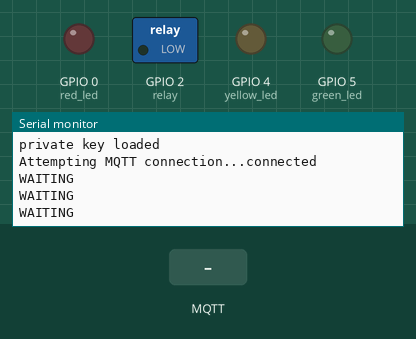
Bench run of a sketch on a simulated ESP8266 (NodeMCU). On the bench: switched loads named in the sketch (green lamp = pin HIGH), output pins drawn as LEDs (lit = HIGH), the last lines printed to the serial monitor. Inputs (shaded band) come from the test bench. WiFi joins after 1.5 s; servers stay silent unless stated; storage starts empty; no MQTT or app messages arrive unless stated.

Above: at 4.7 s.
4.8 s: MQTT message "WAITING" arrives on the first subscribed topic
At 5.35 s:
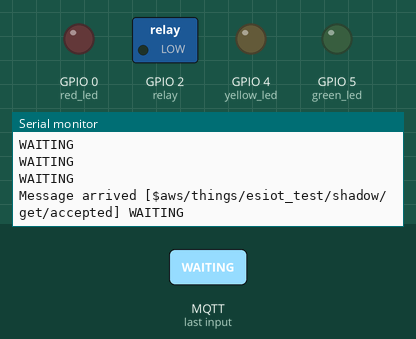
6.6 s: MQTT message "PROCESSING" arrives on the first subscribed topic
At 6.96 s:
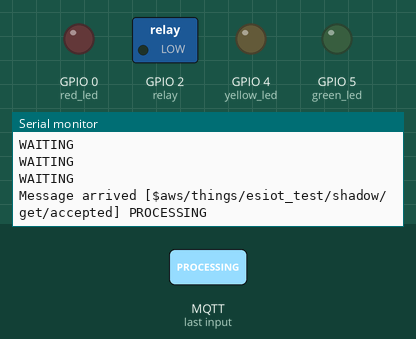
8.3 s: MQTT message "ACCEPTED" arrives on the first subscribed topic
At 8.57 s:
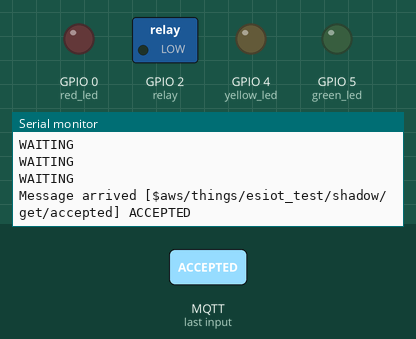

Measured:
- after the input at 4.8 s, the serial monitor: prints a new line after 0.40 s (image 1)
- after the input at 6.6 s, the serial monitor: prints a new line after 0.20 s (image 2)
- after the input at 8.3 s, the serial monitor: prints a new line after 0.11 s (image 3)

The sketch:

smart_recycling.ino
```cpp
#include <ESP8266WiFi.h>
#include <WiFiClientSecure.h>
#include <PubSubClient.h>
#include <ArduinoJson.h>
#include <FS.h>
#include <string.h>
//#include <ArduCAM.h>
// #include <SPI.h>
// #include "memorysaver.h"
// #include <Wire.h>

// //This demo can only work on OV2640_MINI_2MP or ARDUCAM_SHIELD_V2 platform.
// #if !(defined (OV2640_MINI_2MP)||(defined (ARDUCAM_SHIELD_V2) && defined (OV2640_CAM)))
// #error Please select the hardware platform and camera module in the ../libraries/ArduCAM/memorysaver.h file
// #endif

// // set GPIO16 as the slave select :
// const int CS = 14;

// String errMsg = "";

// ArduCAM myCAM(OV2640, CS);

// int fileTotalKB = 0;
// int fileUsedKB = 0; int fileCount = 0;
// String errMsg = "";
// int imgMode = 1; // 0: stream  1: capture
// int resolution = 3;
// // resolutions:
// // 0 = 160x120
// // 1 = 176x144
// // 2 = 320x240
// // 3 = 352x288
// // 4 = 640x480
// // 5 = 800x600
// // 6 = 1024x768
// // 7 = 1280x1024
// // 8 = 1600x1200

const char* ssid = "TISCALI-016D20";
const char* password = "GPON00016D202";
const char* mqtt_broker = "a3niqqc065ygmt.iot.eu-west-1.amazonaws.com";

const char* cert_path = "/cert.der";
const char* key_path = "/private.der";
const char* cert_ca = "VeriSign-Class 3-Public-Primary-Certification-Authority-G5.pem";

String GARBAGE_TYPE = "Paper"; //Can be Paper, Plastic, Glass, Organic or Inorganic
const int project_mode = 1; //0 -> Camera, 1 -> Bot

int shadow_status = 0;
const size_t buffer_size = 5*JSON_OBJECT_SIZE(1) + 4*JSON_OBJECT_SIZE(2) + JSON_OBJECT_SIZE(4) + 240;

WiFiClientSecure espClient;
PubSubClient client(espClient);

int red_led = 0;
int yellow_led = 4;
int green_led = 5;
int button = 16;
int relay = 2;

int button_state = 0;
int blinking = 0;
int waiting = 0;

int response = 0;

void setup() {
  Serial.begin(115200);
  pinMode(red_led, OUTPUT);
  pinMode(yellow_led, OUTPUT);
  pinMode(green_led, OUTPUT);
  pinMode(button, INPUT);
  pinMode(relay, OUTPUT);

  digitalWrite(red_led, LOW);
  digitalWrite(yellow_led, LOW);
  digitalWrite(green_led, LOW);
  digitalWrite(relay, LOW);

  setup_wifi();
  client.setServer(mqtt_broker, 8883);
  client.setCallback(callback);

  bool ok = SPIFFS.begin();
  if (ok) {
    File cert = SPIFFS.open(cert_path, "r");

    if (!cert) Serial.println("Failed to open cert file");
    else Serial.println("Success to open cert file");

    delay(1000);

    if (espClient.loadCertificate(cert)) Serial.println("cert loaded");
    else Serial.println("cert not loaded");

    File private_key = SPIFFS.open(key_path, "r"); //replace private eith your uploaded file name

    if (!private_key) Serial.println("Failed to open private cert file");
    else Serial.println("Success to open private cert file");

    delay(1000);

    if (espClient.loadPrivateKey(private_key)) Serial.println("private key loaded");
    else Serial.println("private key not loaded");

  //   // check for properties file
  //   File f = SPIFFS.open(fName, "r");

  //   if (!f) {
  //     // no file exists so lets format and create a properties file
  //     Serial.println("Please wait 30 secs for SPIFFS to be formatted");

  //     SPIFFS.format();

  //     Serial.println("Spiffs formatted");

  //     f = SPIFFS.open(fName, "w");
  //     if (!f) {
  //     Serial.println("properties file open failed");
  //     }
  //     else
  //     {
  //     // write the defaults to the properties file
  //     Serial.println("====== Writing to properties file =========");

  //     f.println(resolution);

  //     f.close();
  //     }

  //   }
  //   else
  //   {
  //     // if the properties file exists on startup,  read it and set the defaults
  //     Serial.println("Properties file exists. Reading.");

  //     while (f.available()) {

  //     // read line by line from the file
  //     String str = f.readStringUntil('\n');

  //     Serial.println(str);

  //     resolution = str.toInt();

  //     }

  //     f.close();
  //   }


  //   uint8_t vid, pid;
  //   uint8_t temp;

  //   #if defined(__SAM3X8E__)
  //     Wire1.begin();
  //   #else
  //     Wire.begin();
  //   #endif
  }

  // // set the CS as an output:
	// pinMode(CS, OUTPUT);

  // // initialize SPI:
	// SPI.begin();
	// SPI.setFrequency(4000000); //4MHz

	// //Check if the ArduCAM SPI bus is OK
	// myCAM.write_reg(ARDUCHIP_TEST1, 0x55);
	// temp = myCAM.read_reg(ARDUCHIP_TEST1);
	// if (temp != 0x55) {
	// 	Serial.println("SPI1 interface Error!");
	// }

	// //Check if the camera module type is OV2640
	// myCAM.wrSensorReg8_8(0xff, 0x01);
	// myCAM.rdSensorReg8_8(OV2640_CHIPID_HIGH, &vid);
	// myCAM.rdSensorReg8_8(OV2640_CHIPID_LOW, &pid);
	// if ((vid != 0x26 ) && (( pid != 0x41 ) || ( pid != 0x42 )))
	// 	Serial.println("Can't find OV2640 module! pid: " + String(pid));
	// else
	// 	Serial.println("OV2640 detected.");


	// //Change to JPEG capture mode and initialize the OV2640 module
	// myCAM.set_format(JPEG);
	// myCAM.InitCAM();

	// setCamResolution(resolution);

	// myCAM.clear_fifo_flag();

  // Dir dir = SPIFFS.openDir("/pics");
	// while (dir.next()) {
	// 	fileCount++;
	// }

	// FSInfo fs_info;
	// SPIFFS.info(fs_info);

	// fileTotalKB = (int)fs_info.totalBytes;
	// fileUsedKB = (int)fs_info.usedBytes;
}

void setup_wifi(){
  delay(10);
  Serial.println("\nConnecting to ");
  Serial.print(ssid);
  WiFi.begin(ssid, password);

  while(WiFi.status() != WL_CONNECTED){
    delay(500);
    Serial.print(".");
  }

  Serial.println("\nWiFi connected");
  Serial.println("IP address: ");
  Serial.print(WiFi.localIP());
  Serial.println();
}

void callback(char* topic, byte* payload, unsigned int length){
  Serial.print("Message arrived [");
  Serial.print(topic);
  Serial.print("] ");

  char payload_string[length];

  for (int i=0; i<length; i++){
    payload_string[i] = (char)payload[i];
    Serial.print((char)payload[i]);
  }
  Serial.println();

  if (project_mode == 0){
    blinking = 0;

    switch((char)payload[0]){
      case '+':
        response = 1;
        digitalWrite(green_led, HIGH);
        client.publish("$aws/things/esiot_test/shadow/update", "{\"state\": {\"reported\": {\"action\": \"ACCEPTED\"}}}");
        break;
      case '-':
        response = -1;
        digitalWrite(red_led, HIGH);
        client.publish("$aws/things/esiot_test/shadow/update", "{\"state\": {\"reported\": {\"action\": \"REJECTED\"}}}");
        break;
      default:
        response = 0;
        blinking = 1;
    }
  }
  else{
    DynamicJsonBuffer jsonBuffer(buffer_size);
    JsonObject& root = jsonBuffer.parseObject(payload_string);
    const char* action = root["state"]["reported"]["action"];

    if(strcmp(action, "WAITING")==0){
      shadow_status = 0;
    }
    else if(strcmp(action, "PROCESSING")==0){
      shadow_status = 1;
    }
    else if(strcmp(action, "ACCEPTED")==0){
      shadow_status = 2;
    }
    else if(strcmp(action, "REJECTED")==0){
      shadow_status = 3;
    }
    else{
      shadow_status = 0;
    }

  }
}

void reconnect(){
  while(!client.connected()){
    Serial.print("Attempting MQTT connection...");

    if(client.connect("ESP8266Client")){
      Serial.println("connected");
    }
    else{
      Serial.print("failed, rc=");
      Serial.print(client.state());
      Serial.println(" try again in 5 seconds");
      delay(5000);
    }
  }
}


// /////////////////////////////////////////////////
// //   Updates Properties file with resolution  ///
// /////////////////////////////////////////////////
// void updateDataFile()
// {

// 	File f = SPIFFS.open(fName, "w");
// 	if (!f) {
// 		Serial.println("prop file open failed");
// 	}
// 	else
// 	{
// 		Serial.println("====== Writing to prop file =========");

// 		f.println(resolution);
// 		Serial.println("Data file updated");
// 		f.close();
// 	}

// }

// ///////////////////////////////////////////
// //    Saves captured image to memory     //
// ///////////////////////////////////////////
// void myCAMSaveToSPIFFS() {

//   // as file space is used, capturing images will get slower. At a certain point, the images will become distored
//   // or they will not save at all due to lack of space. To avoid this we set a limit and allow some free space to remain
// 	if ((fileTotalKB - fileUsedKB) < fileSpaceOffset)
// 	{
// 		String maxStr = "====== Maximum Data Storage Reached =========";
// 		Serial.println(maxStr);
// 		errMsg = maxStr;
// 		return;
// 	}

// 	String str;
// 	byte buf[256];
// 	static int i = 0;

// 	static int n = 0;
// 	uint8_t temp, temp_last;

// 	//  File file;
// 	//Flush the FIFO
// 	myCAM.flush_fifo();
// 	//Clear the capture done flag
// 	myCAM.clear_fifo_flag();
// 	//Start capture
// 	myCAM.start_capture();

// 	while (!myCAM.get_bit(ARDUCHIP_TRIG , CAP_DONE_MASK));
// 	Serial.println("File Capture Done!");

// 	fileCount++;

// 	str = "/pics/" + String(fileCount)  + ".jpg";

// 	File f = SPIFFS.open(str, "w");
// 	if (!f) {
// 		Serial.println("prop file open failed");
// 	}
// 	else
// 	{
// 		Serial.println(str);
// 	}


// 	i = 0;
// 	myCAM.CS_LOW();
// 	myCAM.set_fifo_burst();
// 	#if !(defined (ARDUCAM_SHIELD_V2) && defined (OV2640_CAM))
// 		SPI.transfer(0xFF);
// 	#endif
// 	//Read JPEG data from FIFO
// 	while ( (temp != 0xD9) | (temp_last != 0xFF)) {
// 		temp_last = temp;
// 		temp = SPI.transfer(0x00);

// 		//Write image data to buffer if not full
// 		if ( i < 256)
// 		buf[i++] = temp;
// 		else {
// 		//Write 256 bytes image data to file
// 		myCAM.CS_HIGH();
// 		f.write(buf , 256);
// 		i = 0;
// 		buf[i++] = temp;
// 		myCAM.CS_LOW();
// 		myCAM.set_fifo_burst();
// 		}
// 		//delay(0);
// 	}

// 	//Write the remain bytes in the buffer
// 	if (i > 0) {
// 		myCAM.CS_HIGH();
// 		f.write(buf, i);
// 	}
// 	//Close the file
// 	f.close();
// 	Serial.println("CAM Save Done!");
// }

// ///////////////////////////////////////////////////////
// //   deletes all files in the /pics directory        //
// ///////////////////////////////////////////////////////
// void clearData(){
// 	errMsg = "======  Data Storage Cleared =========";
// 	Dir dir = SPIFFS.openDir("/pics");
// 	while (dir.next()) {
// 		SPIFFS.remove(dir.fileName());
// 	}

// 	fileCount = 0;
// 	fileTotalKB = 0;
// 	fileUsedKB = 0;

// 	handleNotFound();
// }


void loop() {
  if(!client.connected()){
    reconnect();
  }
  client.loop();

  if (project_mode == 0){
    if (waiting){
      button_state = 0;
    }
    else{
      button_state = digitalRead(button);
    }

    switch(button_state){
      case 0:
        break;
      case 1:
        blinking = blinking ? 0 : 1;
        client.subscribe("esiot_out");
        char message[60];
        //myCAMSaveToSPIFFS();
        String json_mex = "{\"message\":\"banana\",\"name\":\"Glass\",\"type\":\"" + GARBAGE_TYPE + "\"}";
        json_mex.toCharArray(message, json_mex.length()+1);
        client.publish("esiot_in", message);
        client.publish("$aws/things/esiot_test/shadow/update", "{\"state\": {\"reported\": {\"action\": \"PROCESSING\"}}}");
        digitalWrite(relay, HIGH);
        delay(200);
    }

    if (response != 0){
      delay(10000);
      if (response == 1){
        digitalWrite(green_led, LOW);
      }
      else{
        digitalWrite(red_led, LOW);
      }
      response = 0;
      client.publish("$aws/things/esiot_test/shadow/update", "{\"state\": {\"reported\": {\"action\": \"WAITING\"}}}");
    }
  }
  else{
    client.subscribe("$aws/things/esiot_test/shadow/get/accepted");
    delay(200);
    client.publish("$aws/things/esiot_test/shadow/get", "{}");

    switch (shadow_status){
      case 0:
        Serial.println("WAITING");
        blinking = 0;
        digitalWrite(green_led, LOW);
        digitalWrite(red_led, LOW);
        digitalWrite(relay, LOW);
        break;
      case 1:
        Serial.println("PROCESSING");
        blinking = 1;
        break;
      case 2:
        Serial.println("ACCEPTED");
        blinking = 0;
        digitalWrite(green_led, HIGH);
        digitalWrite(red_led, LOW);
        digitalWrite(relay, HIGH);
        break;
      case 3:
        Serial.println("REJECTED");
        blinking = 0;
        digitalWrite(red_led, HIGH);
        digitalWrite(green_led, LOW);
    }
  }

  if (blinking){
    digitalWrite(yellow_led, HIGH);
    delay(200);
    digitalWrite(yellow_led, LOW);
  }
  delay(200);
}
```
